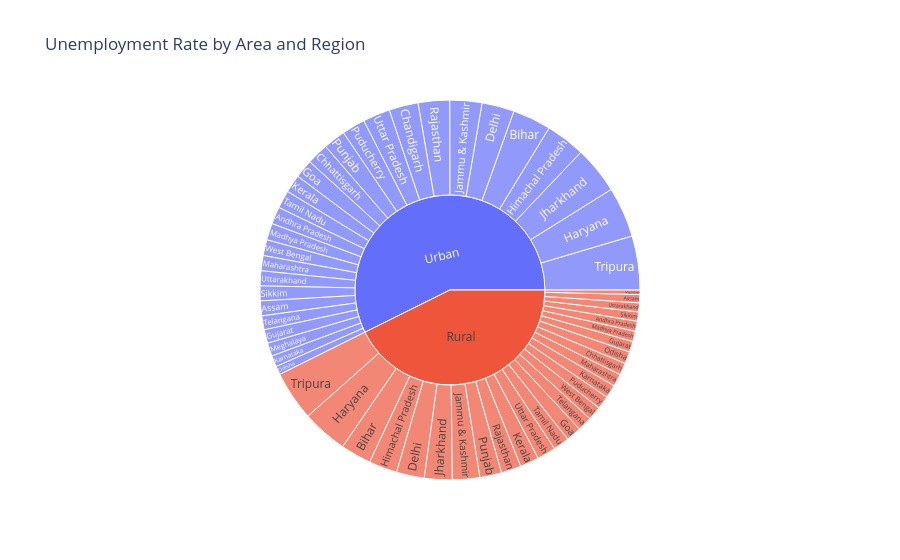

Write notebook code for a chart like this one.
### Code cell
sunburst_data = (
    df.groupby(
        ["Area", "Region"]
    )["Estimated Unemployment Rate (%)"]
    .mean()
    .reset_index()
)


fig = px.sunburst(
    sunburst_data,
    path=["Area", "Region"],
    values="Estimated Unemployment Rate (%)",
    title="Unemployment Rate by Area and Region"
)


fig.show()

### Figure 1 — Plotly figure (JSON) as saved in the notebook; plotly's stock layout.template omitted (floating-point values rounded to 4 significant figures)
{"data": [{"branchvalues": "total", "domain": {"x": [0, 1], "y": [0, 1]}, "hovertemplate": "labels=%{label}<br>Estimated Unemployment Rate (%)=%{value}<br>parent=%{parent}<br>id=%{id}<extra></extra>", "ids": ["Rural/Andhra Pradesh", "Rural/Assam", "Rural/Bihar", "Rural/Chhattisgarh", "Rural/Delhi", "Rural/Goa", "Rural/Gujarat", "Rural/Haryana", "Rural/Himachal Pradesh", "Rural/Jammu & Kashmir", "Rural/Jharkhand", "Rural/Karnataka", "Rural/Kerala", "Rural/Madhya Pradesh", "Rural/Maharashtra", "Rural/Meghalaya", "Rural/Odisha", "Rural/Puducherry", "Rural/Punjab", "Rural/Rajasthan", "Rural/Sikkim", "Rural/Tamil Nadu", "Rural/Telangana", "Rural/Tripura", "Rural/Uttar Pradesh", "Rural/Uttarakhand", "Rural/West Bengal", "Urban/Andhra Pradesh", "Urban/Assam", "Urban/Bihar", "Urban/Chandigarh", "Urban/Chhattisgarh", "Urban/Delhi", "Urban/Goa", "Urban/Gujarat", "Urban/Haryana", "Urban/Himachal Pradesh", "Urban/Jammu & Kashmir", "Urban/Jharkhand", "Urban/Karnataka", "Urban/Kerala", "Urban/Madhya Pradesh", "Urban/Maharashtra", "Urban/Meghalaya", "Urban/Odisha", "Urban/Puducherry", "Urban/Punjab", "Urban/Rajasthan", "Urban/Sikkim", "Urban/Tamil Nadu", "Urban/Telangana", "Urban/Tripura", "Urban/Uttar Pradesh", "Urban/Uttarakhand", "Urban/West Bengal", "Rural", "Urban"], "labels": ["Andhra Pradesh", "Assam", "Bihar", "Chhattisgarh", "Delhi", "Goa", "Gujarat", "Haryana", "Himachal Pradesh", "Jammu & Kashmir", "Jharkhand", "Karnataka", "Kerala", "Madhya Pradesh", "Maharashtra", "Meghalaya", "Odisha", "Puducherry", "Punjab", "Rajasthan", "Sikkim", "Tamil Nadu", "Telangana", "Tripura", "Uttar Pradesh", "Uttarakhand", "West Bengal", "Andhra Pradesh", "Assam", "Bihar", "Chandigarh", "Chhattisgarh", "Delhi", "Goa", "Gujarat", "Haryana", "Himachal Pradesh", "Jammu & Kashmir", "Jharkhand", "Karnataka", "Kerala", "Madhya Pradesh", "Maharashtra", "Meghalaya", "Odisha", "Puducherry", "Punjab", "Rajasthan", "Sikkim", "Tamil Nadu", "Telangana", "Tripura", "Uttar Pradesh", "Uttarakhand", "West Bengal", "Rural", "Urban"], "name": "", "parents": ["Rural", "Rural", "Rural", "Rural", "Rural", "Rural", "Rural", "Rural", "Rural", "Rural", "Rural", "Rural", "Rural", "Rural", "Rural", "Rural", "Rural", "Rural", "Rural", "Rural", "Rural", "Rural", "Rural", "Rural", "Rural", "Rural", "Rural", "Urban", "Urban", "Urban", "Urban", "Urban", "Urban", "Urban", "Urban", "Urban", "Urban", "Urban", "Urban", "Urban", "Urban", "Urban", "Urban", "Urban", "Urban", "Urban", "Urban", "Urban", "Urban", "Urban", "Urban", "Urban", "Urban", "Urban", "Urban", "", ""], "type": "sunburst", "values": [5.526, 4.491, 16.77, 6.629, 15.26, 8.39, 5.917, 25.01, 15.5, 14.95, 15.22, 7.224, 10.34, 5.654, 6.81, 2.475, 6.613, 7.263, 11.92, 10.93, 5.08, 8.776, 7.864, 27.17, 10.21, 4.882, 7.572, 9.428, 8.089, 21.07, 15.99, 11.85, 17.73, 10.16, 7.411, 27.55, 21.58, 17.55, 25.95, 6.128, 9.906, 9.159, 8.305, 7.302, 4.703, 12.75, 12.14, 17.19, 8.153, 9.793, 7.612, 29.53, 14.89, 8.162, 8.677, 274.5, 368.8]}], "layout": {"legend": {"tracegroupgap": 0}, "title": {"text": "Unemployment Rate by Area and Region"}}}
